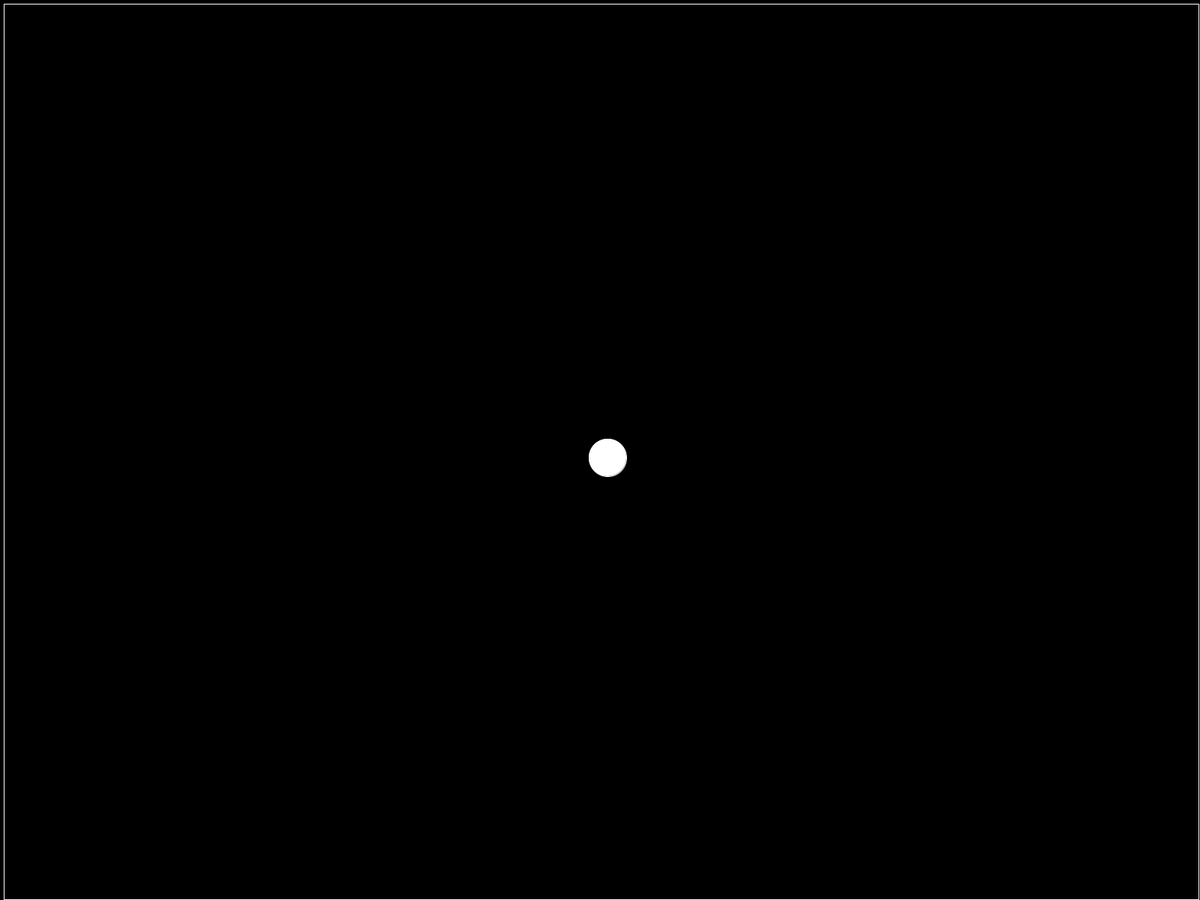
Frame 1 (no input)
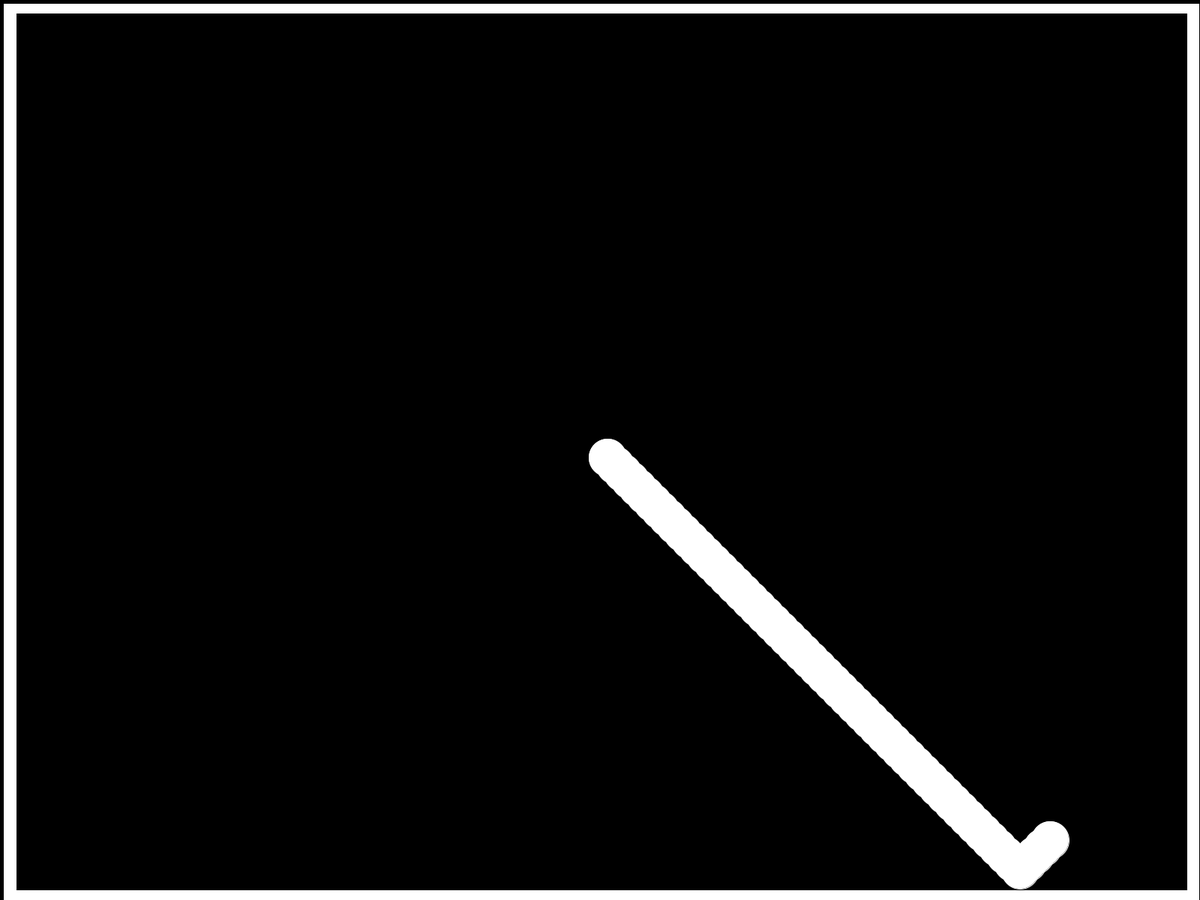
Frame 60 (the mouse pressed at the canvas centre just before this capture)
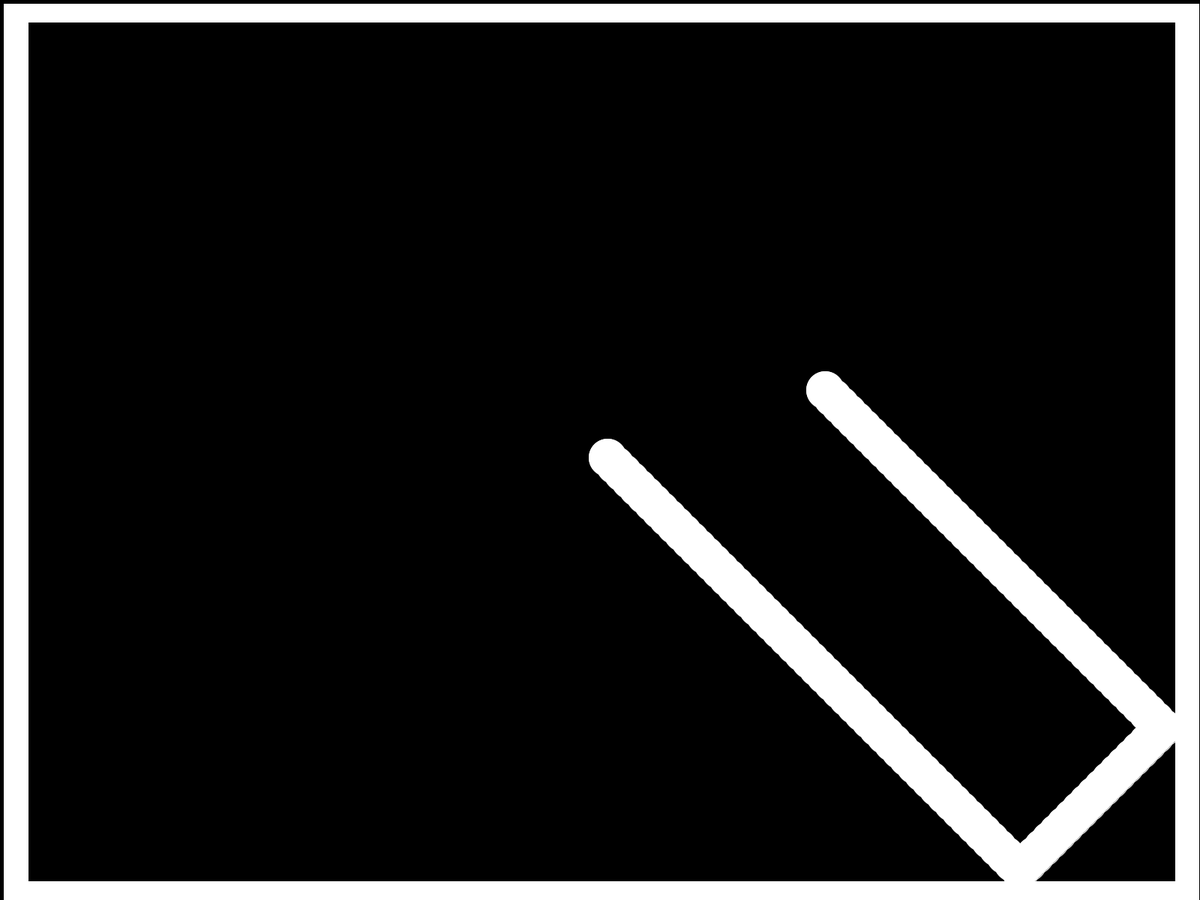
Frame 120 (the mouse held since frame 60 and released just before this capture)

The Processing sketch that drew these frames (run headless with seeded random() and noise(); from frame 60 on, the mouse is pressed at the canvas centre):

// Processing sketch: Version_der_virker_p__alle_sk_rmtyper__og_hvor_rektangelen__for
// ── Version_der_virker_p__alle_sk_rmtyper__og_hvor_rektangelen__for.pde
float xBall = width/2, yBall= height/2, ballExtent = 50;
float rectPosX = 5, rectPosY = 5;
float rectWidth, rectHeight;
float xBaseSpeed = 10, yBaseSpeed = 10, xSpeed = xBaseSpeed, ySpeed= yBaseSpeed;
float screenWidth, screenHeight;
float screenScaler, screenScaler2;
float xMulti = 0.4, xPosMulti = 0.2, yMulti = 0.4, yPosMulti = 0.2;
float xBaseMulti, xBasePosMulti, yBaseMulti, yBasePosMulti;
boolean check = true;
boolean cws = false, chs = false;
boolean widthMovement = true, heightMovement = true;

void setup() {
  fullScreen();
  frameRate = 60;
  background(0, 0, 0);

  //Assigning values to variables
  rectWidth= width-6;
  rectHeight = height-5;
  screenWidth = width;
  screenHeight = height;
  xBall = width/2;
  yBall = height/2;
  //  Derterming the resouloution scale
  screenScaler = screenWidth/screenHeight;
  screenScaler2 = screenHeight/screenWidth;
  if (screenScaler2 > 1)
  {
    yMulti = yMulti*screenScaler2;
    yPosMulti = yPosMulti*screenScaler2;
  } 

  if (screenScaler > 1)
  {
    xMulti = xMulti*screenScaler;
    xPosMulti = xPosMulti*screenScaler;
  }


  xBaseMulti = xMulti;
  xBasePosMulti = xPosMulti;
  yBaseMulti = yMulti;
  yBasePosMulti = yPosMulti;
}
//Check x and y multibase 





void draw() {

  if (rectWidth < 50)
  {
    xMulti *= -1;
    xPosMulti *= -1;
  }
  if (rectHeight < 50)
  {
    yMulti *= -1;
    yPosMulti *= -1;
  }

  if (rectWidth > width-2)
  {
    xMulti = xBaseMulti;
    xPosMulti = xBasePosMulti;
  }


  if (rectHeight > height-2)
  {
    yMulti = yBaseMulti;
    yPosMulti = yBasePosMulti;
  }

  if (widthMovement == true)
  {
    rectWidth -= xMulti;
    rectPosX += xPosMulti;
  }

  if (heightMovement == true)
  {
    rectPosY += yPosMulti;
    rectHeight -= yMulti;
  }

  if (rectWidth < width-2 || rectHeight >= height-2 && rectWidth >= width-2)
  {
    widthMovement = true;
  } else
    widthMovement = false;
  //


  if (rectHeight < height-2 || rectHeight > height-2 && rectWidth > width-2)
  {
    heightMovement = true;
  } else 
  heightMovement = false;



  xBall += xSpeed;
  yBall += ySpeed;
  if (xBall+35>=(rectPosX+rectWidth))
    xSpeed = -xBaseSpeed;
  if (xBall-35<= rectPosX)
    xSpeed = xBaseSpeed;
  if (yBall+35>=(rectPosY+rectHeight))
    ySpeed = -yBaseSpeed;
  if (yBall-35<= rectPosY)
    ySpeed = yBaseSpeed; 

  clear();
  stroke(255, 255, 255);
  noFill();

  rect(rectPosX, rectPosY, rectWidth, rectHeight);
  fill(255, 255, 255);
  circle(xBall, yBall, ballExtent);
}
